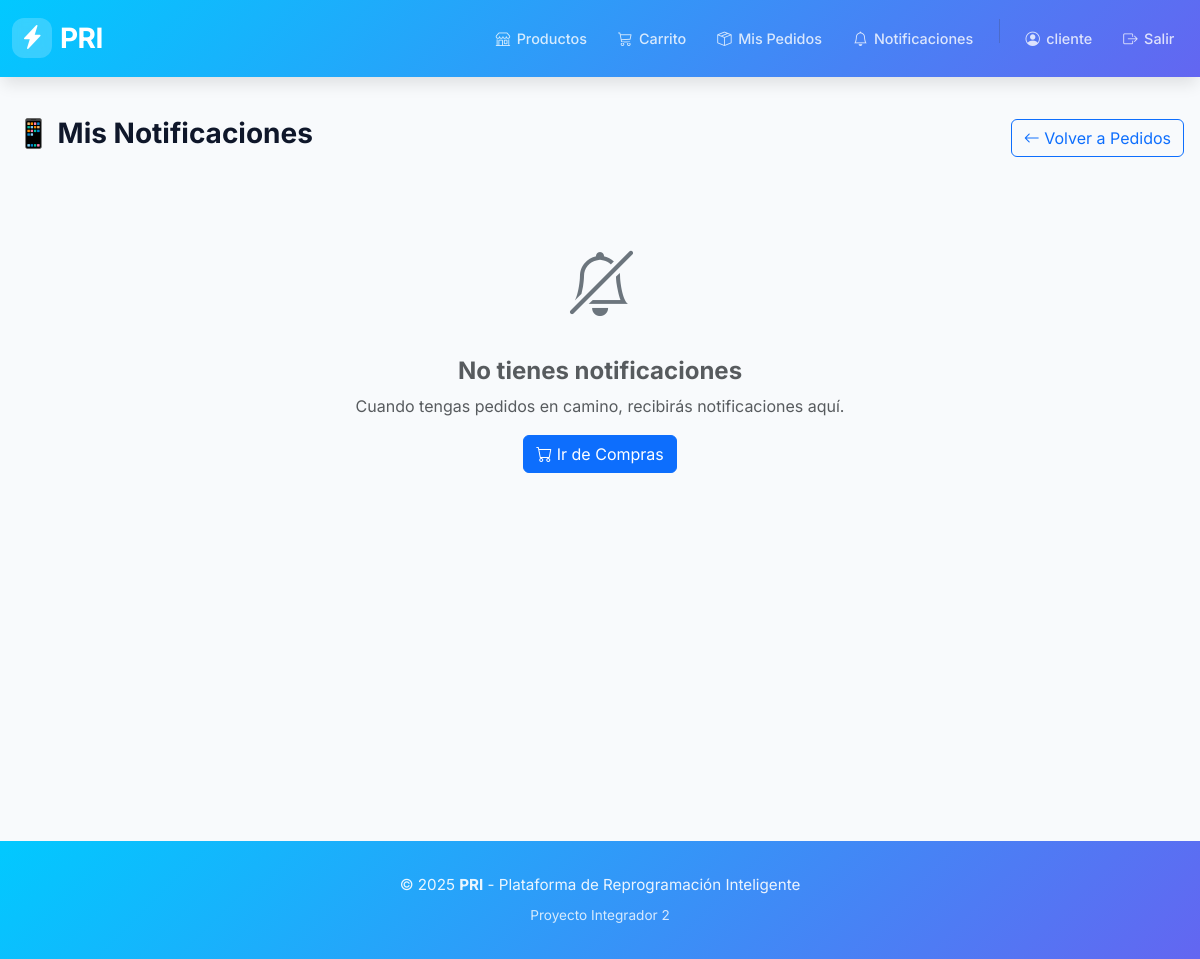
Before: /orders/notifications/ (signed in) with the older database file.
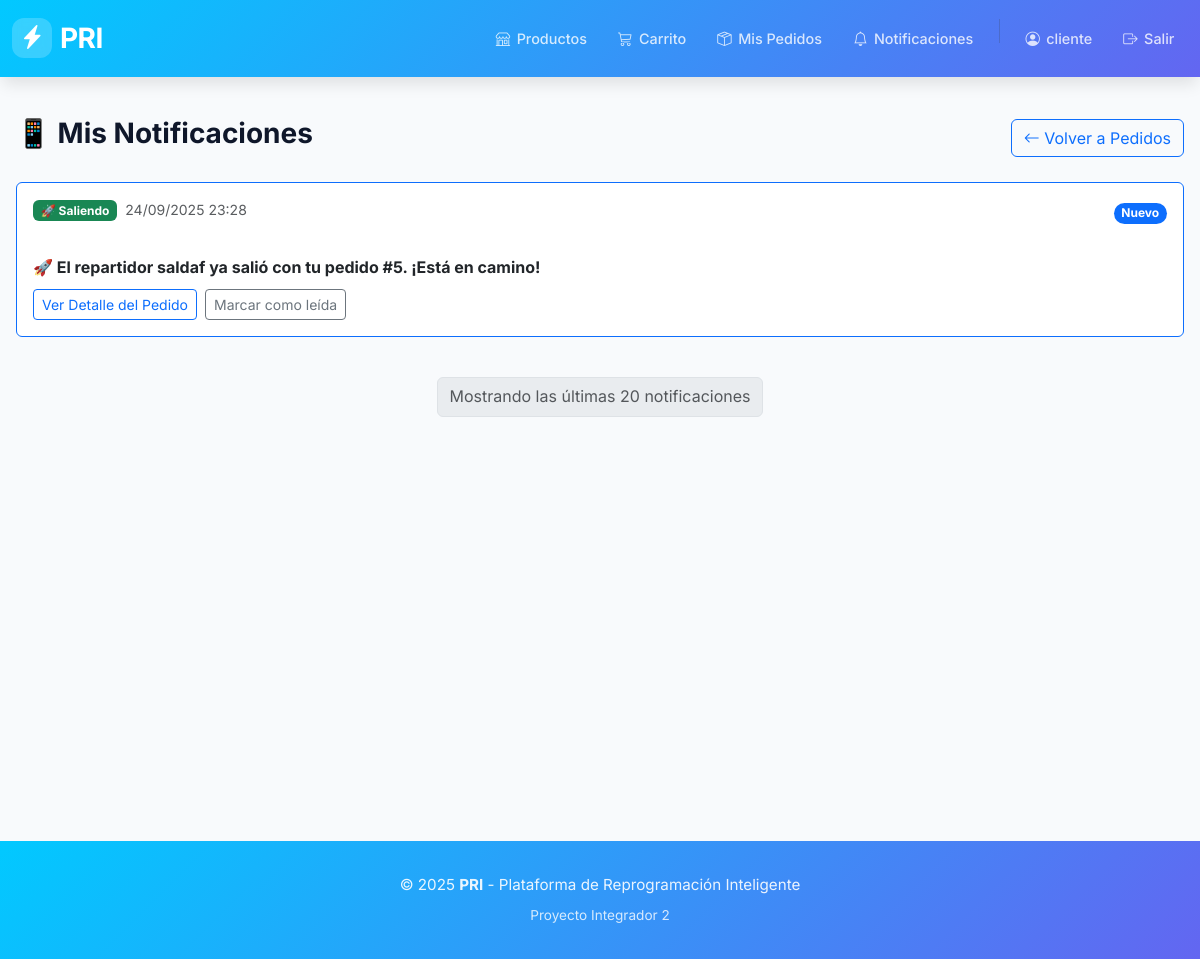
After: the same page with the newer database file.
### orders/models.py (models this page shows, shortened)
class DeliveryNotification(models.Model):
    NOTIFICATION_TYPES = (
        ("approaching", "Aproximándose"),
        ("leaving", "Saliendo"),
        ("arriving_soon", "Llegando pronto (3 min)"),
        ("arrived", "Ha llegado"),
        ("delivered", "Entregado"),
        ("rescheduled", "Reprogramado"),
        ("failed", "Entrega Fallida"),
        ("coordinator_rescheduled", "Reprogramación - Coordinador"),
        ("coordinator_status_changed", "Cambio de Estado - Coordinador"),
        ("coordinator_rider_assigned", "Asignación de Repartidor - Coordinador"),
        ("coordinator_schedule_changed", "Cambio de Programación - Coordinador"),
        ("coordinator_delivery_failed", "Entrega Fallida - Coordinador"),
    )
    delivery = models.ForeignKey(Delivery, on_delete=models.CASCADE, related_name="notifications")
    notification_type = models.CharField(max_length=35, choices=NOTIFICATION_TYPES)
    recipient = models.ForeignKey(User, on_delete=models.CASCADE, related_name="delivery_notifications")
    message = models.TextField()
    sent_at = models.DateTimeField(auto_now_add=True)
    read = models.BooleanField(default=False)
    class Meta:
        ordering = ["-sent_at"]

### orders/views.py (the view, shortened to what this page needs)
# urls.py: path("notifications/", views.notifications, name="notifications"),
@login_required
def notifications(request):
    notifications = DeliveryNotificationService.get_user_notifications(request.user, limit=20)
    return render(request, "orders/notifications.html", {
        "notifications": notifications
    })

### orders/notification_service.py (called while the page is built)
    @staticmethod
    def get_user_notifications(user, limit=10):
        return DeliveryNotification.objects.filter(
            recipient=user
        ).select_related('delivery', 'delivery__order')[:limit]

### orders/templates/orders/notifications.html (shortened to what the changed rows need)
{% extends 'base.html' %}
{% block content %}
{% if notifications %}
    <div class="row">
        {% for notification in notifications %}
        <div class="col-12 mb-3">
            <div class="card {% if not notification.read %}{% if notification.notification_type == 'failed' %}border-danger{% else %}border-primary{% endif %}{% else %}border-light{% endif %}">
                <div class="card-body">
                    <div class="d-flex justify-content-between align-items-start">
                        <div class="flex-grow-1">
                            <div class="d-flex align-items-center mb-2">
                                {% if notification.notification_type == "approaching" %}
                                    <span class="badge bg-primary me-2">🚚 Aproximándose</span>
                                {% elif notification.notification_type == "leaving" %}
                                    <span class="badge bg-success me-2">🚀 Saliendo</span>
                                {% elif notification.notification_type == "arriving_soon" %}
                                    <span class="badge bg-warning me-2">⏰ Llegando pronto</span>
                                {% elif notification.notification_type == "arrived" %}
                                    <span class="badge bg-info me-2">🏠 Ha llegado</span>
                                {% elif notification.notification_type == "delivered" %}
                                    <span class="badge bg-success me-2">✅ Entregado</span>
                                {% elif notification.notification_type == "failed" %}
                                    <span class="badge bg-danger me-2">❌ Entrega Fallida</span>
                                {% elif notification.notification_type == "rescheduled" %}
                                    <span class="badge bg-warning me-2">📅 Reprogramado</span>
                                {% elif notification.notification_type == "coordinator_rescheduled" %}
                                    <span class="badge bg-danger me-2">🚨 Reprogramación - Coordinador</span>
                                {% elif notification.notification_type == "coordinator_status_changed" %}
                                    <span class="badge bg-info me-2">🔄 Cambio de Estado - Coordinador</span>
                                {% elif notification.notification_type == "coordinator_rider_assigned" %}
                                    <span class="badge bg-primary me-2">👤 Asignación - Coordinador</span>
                                {% elif notification.notification_type == "coordinator_schedule_changed" %}
                                    <span class="badge bg-warning me-2">📅 Cambio Programación - Coordinador</span>
                                {% elif notification.notification_type == "coordinator_delivery_failed" %}
                                    <span class="badge bg-danger me-2">❌ Entrega Fallida - Coordinador</span>
                                {% else %}
                                    <span class="badge bg-secondary me-2">📬 Notificación</span>
                                {% endif %}
                                <small class="text-muted">
                                    {{ notification.sent_at|date:"d/m/Y H:i" }}
                                </small>
                            </div>
                            <p class="mb-2 {% if not notification.read %}fw-bold{% endif %}" style="white-space: pre-line;">
                                {{ notification.message }}
                            </p>
                            <div class="d-flex align-items-center">
                                <a href="{% url 'orders:delivery_detail' notification.delivery.order.id %}"
                                   class="btn btn-sm btn-outline-primary me-2">
                                    Ver Detalle del Pedido
                                </a>
                                {% if not notification.read %}
                                <form method="post" class="d-inline">
                                    <button type="submit" class="btn btn-sm btn-outline-secondary">
                                        Marcar como leída
                                    </button>
                                </form>
                                {% endif %}
                            </div>
                        </div>
                        {% if not notification.read %}
                        <div class="ms-3">
                            <span class="badge bg-primary rounded-pill">Nuevo</span>
                        </div>
                        {% endif %}
                    </div>
                </div>
            </div>
        </div>
        {% endfor %}
    </div>
    <div class="d-flex justify-content-center mt-4">
        <nav aria-label="Paginación de notificaciones">
            <ul class="pagination">
                <li class="page-item disabled">
                    <span class="page-link">Mostrando las últimas 20 notificaciones</span>
                </li>
            </ul>
        </nav>
    </div>
{% else %}
    <div class="text-center py-5">
        <div class="mb-4">
            <i class="bi bi-bell-slash" style="font-size: 4rem; color: #6c757d;"></i>
        </div>
        <h4 class="text-muted">No tienes notificaciones</h4>
        <p class="text-muted">Cuando tengas pedidos en camino, recibirás notificaciones aquí.</p>
        <a href="{% url 'catalog:product_list' %}" class="btn btn-primary">
            <i class="bi bi-cart"></i> Ir de Compras
        </a>
    </div>
{% endif %}
{% endblock %}

Changed rows visible on the page:
added DeliveryNotification: notification_type "🚀 Saliendo", sent_at "24/09/2025 23:28", message "🚀 El repartidor saldaf ya salió con tu pedido #5. ¡Está en camino!", read "Nuevo"
Other visible differences:
text no longer shown: "No tienes notificaciones Cuando tengas pedidos en camino, recibirás notificaciones aquí. Ir de Compras"
text now shown: "Mostrando las últimas 20 notificaciones"
